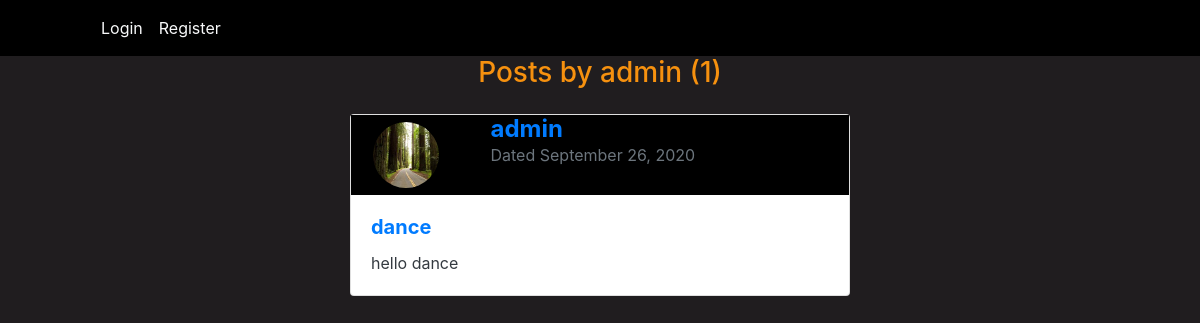
Page /blog/user/admin on the earlier database version.
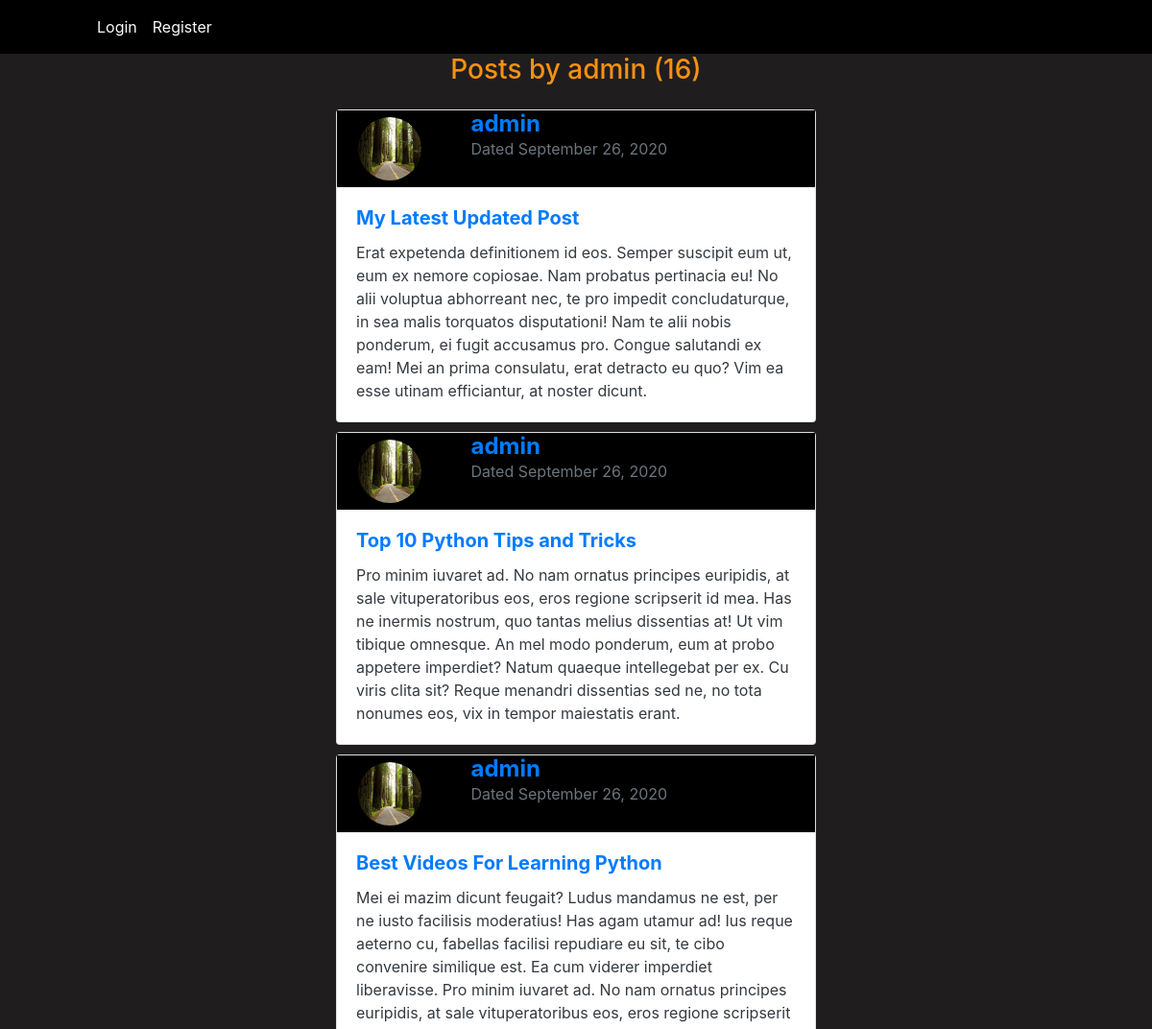
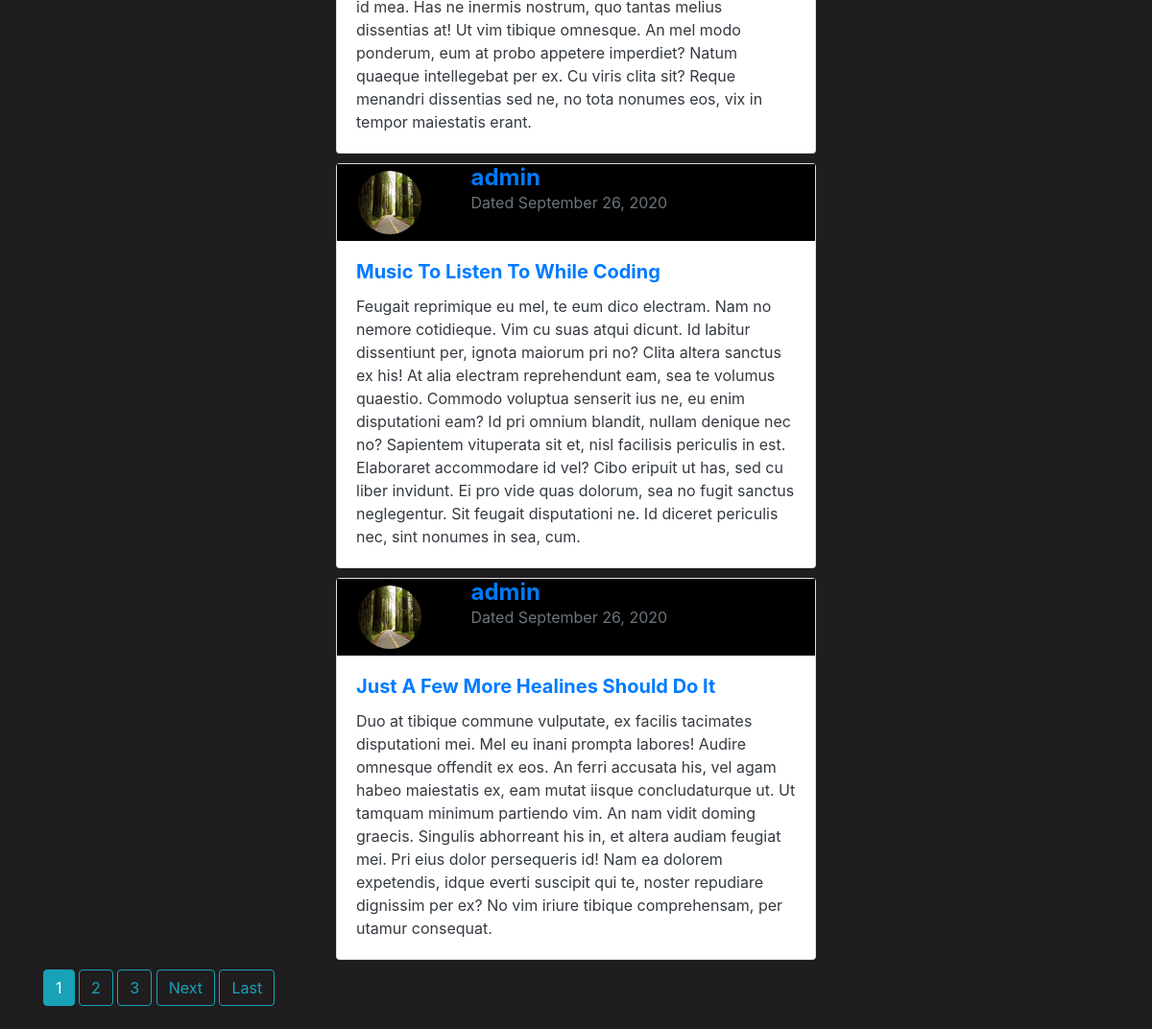
Same page on the later database version (2 pictures, top to bottom).
### blog/models.py (models this page shows, shortened)
class Post(models.Model):
    title = models.CharField(max_length=100)
    content = models.TextField()
    date = models.DateTimeField(auto_now_add=True)
    author = models.ForeignKey(User,on_delete=models.CASCADE)

### users/models.py (models this page shows, shortened)
class Profile(models.Model):
    user = models.OneToOneField(User,on_delete=models.CASCADE)
    image = models.ImageField(default="default.png",upload_to="profile_pics")
    bio = models.TextField()

### blog/views.py (the view)
# urls.py: path('user/<str:username>',UserPostListView.as_view(),name='user_posts'),
class UserPostListView(ListView):
    model = Post
    template_name = 'blog/user_posts.html'
    context_object_name = 'posts'
    paginate_by = 5
    def get_queryset(self):
        user = get_object_or_404(User,username=self.kwargs.get('username'))
        return Post.objects.filter(author=user).order_by('-date')

### blog/templates/blog/user_posts.html (shortened to what this page needs)
{% extends "blog/base.html" %}
{% block body1 %}
    <h3 class="mb-4" style="text-align: center;">Posts by {{view.kwargs.username}} ({{page_obj.paginator.count}})</h3>
    {% for post in posts %}
        <div style="margin:10px;padding:auto;">
            <div class="card mx-auto"  style="width:500px">
                <div class="container">
                    <div class="row">
                    <div class="col-sm-3" style="background-color:black;">
                        <img class="card-img-top rounded-circle"  style="border-radius: 50%; height:80px; width:80px;padding:7px" src="{{post.author.profile.image.url}}" alt="Card image"/>
                    </div>
                    <div class="col-sm-9" style="background-color:black;">
                        <p>
                            <span class="h4 font-weight-bold">
                                <a href="{% url 'user_posts' post.author.username %}">{{post.author}}</a>
                            </span><br>
                            <span class = "text-muted">Dated {{post.date|date:"F d, Y"}}</span>
                        </p>
                    </div>
                    </div>
                </div>
                <div class="card-body text-dark">
                    {% if post.title %}
                        <div class="card-title h5 font-weight-bold">
                            <a href="{% url 'post_detail' post.id %}">{{post.title}}</a></div>
                    {% endif %}
                    <p class="card-text">
                        {{post.content}}
                    </p>
                </div>
            </div>
        </div>
    {% endfor %}
    {% if is_paginated %}
        {% for num in page_obj.paginator.page_range %}
            {% if page_obj.number == num %}
                <a class="btn btn-info mb-4" href="?page={{num}}">{{num}}</a>
            {% elif num > page_obj.number|add:'-3' and  num < page_obj.number|add:'3' %}
                <a class="btn btn-outline-info mb-4" href="?page={{num}}">{{num}}</a>
            {% endif %}
        {% endfor %}
        {% if page_obj.has_next %}
            <a class="btn btn-outline-info mb-4" href="?page={{page_obj.next_page_number}}">Next</a>
            <a class="btn btn-outline-info mb-4" href="?page={{page_obj.paginator.num_pages}}">Last</a>
        {% endif %}
    {% endif %}
{% endblock body1 %}

### blog/templates/blog/base.html (shortened to what this page needs)
{% load static %}
<!DOCTYPE html>
<html>
    <head>
        <link rel="stylesheet" href="https://stackpath.bootstrapcdn.com/bootstrap/4.3.1/css/bootstrap.min.css">
        <link rel="stylesheet" href="{% static 'blog/main.css' %}">
    </head>
    <body>
        <nav class="navbar navbar-expand-lg" style="background-color: black;">
            <div class="container">
                <div class="collapse navbar-collapse" id="navbarSupportedContent">
                    {% if user.is_authenticated %}
                        <ul class="navbar-nav mr-auto">
                            <li class="nav-item active ml-5">
                                <a class="nav-link text-light" href="{% url 'blog_home' %}">Home<span class="sr-only">(current)</span></a>
                            </li>
                            <li class="nav-item">
                                <a class="nav-link text-light " href="{% url 'post_create' %}">NewBlog</a>
                            </li>
                            <li class="nav-item">
                                <a class="nav-link text-light " href="{% url 'profile' %}">MyProfile</a>
                            </li>
                            <li class="nav-item">
                                <a class="nav-link text-light " href="{% url 'logout' %}">Logout</a>
                            </li>
                        </ul>
                        <!-- <form class="form-inline my-2 my-lg-0">
                            <input class="form-control mr-sm-2" type="search" placeholder="Search" aria-label="Search">
                            <button class="btn btn-outline-success my-2 my-sm-0" type="submit">Search</button>
                        </form> -->
                    {% else %}
                        <ul class="navbar-nav mr-auto">
                            <li class="nav-item active ml-5">
                                <a class="nav-link text-light" href="{% url 'login' %}">Login<span class="sr-only">(current)</span></a>
                            </li>
                            <li class="nav-item">
                                <a class="nav-link text-light " href="{% url 'register' %}">Register</a>
                            </li>
                        </ul>
                    {% endif %}
                </div>
            </div>
        </nav>
        <div class="container">
            <div class="row">
              <div class="col">
                {% block body1 %}{% endblock body1 %}
              </div>
            </div>
        </div>
    </body>
</html>

### blog/static/blog/main.css (style rules this page uses)
body { background-color: rgb(32, 29, 31); color:rgb(246, 145, 15) }

Differences in the rows shown:
no longer on this page (row unchanged): Post: author.profile.image (picture), author "admin", date "September 26, 2020", title "dance", content "hello dance"
added Post: author.profile.image (picture), author "admin", date "September 26, 2020", title "My Latest Updated Post", content "Erat expetenda definitionem id eos. Semper suscipit eum ut, eum ex nemore copiosae. Nam probatus pertinacia eu! No alii voluptua abhorreant nec, te pro impedit concludaturque, in sea malis torquatos disputationi! Nam te alii nobis ponderum, ei fugit accusamus pro. Congue salutandi ex eam! Mei an prima consulatu, erat detracto eu quo? Vim ea esse utinam efficiantur, at noster dicunt."
added Post: author.profile.image (picture), author "admin", date "September 26, 2020", title "Top 10 Python Tips and Tricks", content "Pro minim iuvaret ad. No nam ornatus principes euripidis, at sale vituperatoribus eos, eros regione scripserit id mea. Has ne inermis nostrum, quo tantas melius dissentias at! Ut vim tibique omnesque. An mel modo ponderum, eum at probo appetere imperdiet? Natum quaeque intellegebat per ex. Cu viris clita sit? Reque menandri dissentias sed ne, no tota nonumes eos, vix in tempor maiestatis erant."
added Post: author.profile.image (picture), author "admin", date "September 26, 2020", title "Best Videos For Learning Python", content "Mei ei mazim dicunt feugait? Ludus mandamus ne est, per ne iusto facilisis moderatius! Has agam utamur ad! Ius reque aeterno cu, fabellas facilisi repudiare eu sit, te cibo convenire similique est. Ea cum viderer imperdiet liberavisse. Pro minim iuvaret ad. No nam ornatus principes euripidis, at sale vituperatoribus eos, eros regione scripserit id mea. Has ne inermis nostrum, quo tantas melius dissentias at! Ut vim tibique omnesque. An mel modo ponderum, eum at probo appetere imperdiet? Natum quaeque intellegebat per ex. Cu viris clita sit? Reque menandri dissentias sed ne, no tota nonumes eos, vix in tempor maiestatis erant."
added Post: author.profile.image (picture), author "admin", date "September 26, 2020", title "Music To Listen To While Coding", content "Feugait reprimique eu mel, te eum dico electram. Nam no nemore cotidieque. Vim cu suas atqui dicunt. Id labitur dissentiunt per, ignota maiorum pri no? Clita altera sanctus ex his! At alia electram reprehendunt eam, sea te volumus quaestio. Commodo voluptua senserit ius ne, eu enim disputationi eam? Id pri omnium blandit, nullam denique nec no? Sapientem vituperata sit et, nisl facilisis periculis in est. Elaboraret accommodare id vel? Cibo eripuit ut has, sed cu liber invidunt. Ei pro vide quas dolorum, sea no fugit sanctus neglegentur. Sit feugait disputationi ne. Id diceret periculis nec, sint nonumes in sea, cum."
added Post: author.profile.image (picture), author "admin", date "September 26, 2020", title "Just A Few More Healines Should Do It", content "Duo at tibique commune vulputate, ex facilis tacimates disputationi mei. Mel eu inani prompta labores! Audire omnesque offendit ex eos. An ferri accusata his, vel agam habeo maiestatis ex, eam mutat iisque concludaturque ut. Ut tamquam minimum partiendo vim. An nam vidit doming graecis. Singulis abhorreant his in, et altera audiam feugiat mei. Pri eius dolor persequeris id! Nam ea dolorem expetendis, idque everti suscipit qui te, noster repudiare dignissim per ex? No vim iriure tibique comprehensam, per utamur consequat."
Other differences:
{{ page_obj.paginator.count }}: "1" → "16"
new list line: "1"
new list line: "2"
new list line: "3"
text now shown: "Next Last"
